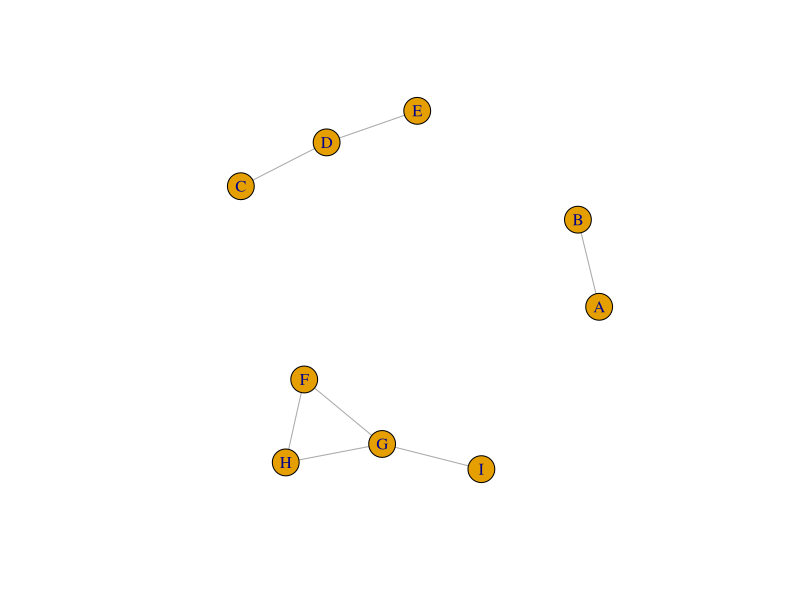

Recreate this plot in R.
## ---- chunk 1
library(igraph)
net <- graph_from_literal(A--B, C--D--E, F--G--H, G--I, F--H)
plot(net)
